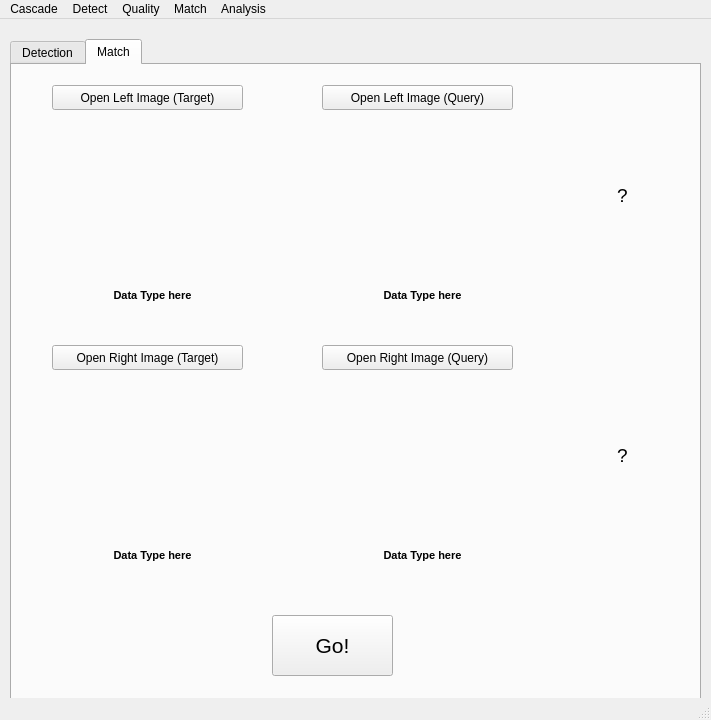
<?xml version="1.0" encoding="UTF-8"?>
<ui version="4.0">
 <class>YooIRIS</class>
 <widget class="QMainWindow" name="YooIRIS">
  <property name="geometry">
   <rect>
    <x>0</x>
    <y>0</y>
    <width>711</width>
    <height>720</height>
   </rect>
  </property>
  <property name="maximumSize">
   <size>
    <width>715</width>
    <height>720</height>
   </size>
  </property>
  <property name="windowTitle">
   <string>VASIR Beta 2.2</string>
  </property>
  <widget class="QWidget" name="m_centralwidget">
   <widget class="QTabWidget" name="tabWidget">
    <property name="geometry">
     <rect>
      <x>10</x>
      <y>20</y>
      <width>691</width>
      <height>661</height>
     </rect>
    </property>
    <property name="baseSize">
     <size>
      <width>0</width>
      <height>2</height>
     </size>
    </property>
    <property name="currentIndex">
     <number>1</number>
    </property>
    <widget class="QWidget" name="Detection">
     <attribute name="title">
      <string>Detection</string>
     </attribute>
     <widget class="ImageWidget" name="imgWidget" native="true">
      <property name="geometry">
       <rect>
        <x>10</x>
        <y>10</y>
        <width>661</width>
        <height>611</height>
       </rect>
      </property>
     </widget>
    </widget>
    <widget class="QWidget" name="Match">
     <attribute name="title">
      <string>Match</string>
     </attribute>
     <widget class="ImageWidget" name="imgLeftWidget1" native="true">
      <property name="geometry">
       <rect>
        <x>19</x>
        <y>50</y>
        <width>241</width>
        <height>160</height>
       </rect>
      </property>
     </widget>
     <widget class="QPushButton" name="btnOpenLeft1">
      <property name="geometry">
       <rect>
        <x>40</x>
        <y>20</y>
        <width>191</width>
        <height>25</height>
       </rect>
      </property>
      <property name="text">
       <string>Open Left Image (Target)</string>
      </property>
     </widget>
     <widget class="ImageWidget" name="imgLeftWidget2" native="true">
      <property name="geometry">
       <rect>
        <x>289</x>
        <y>50</y>
        <width>241</width>
        <height>160</height>
       </rect>
      </property>
     </widget>
     <widget class="QPushButton" name="btnOpenLeft2">
      <property name="geometry">
       <rect>
        <x>310</x>
        <y>20</y>
        <width>191</width>
        <height>25</height>
       </rect>
      </property>
      <property name="text">
       <string>Open Left Image (Query)</string>
      </property>
     </widget>
     <widget class="QPushButton" name="btnOpenRight1">
      <property name="geometry">
       <rect>
        <x>40</x>
        <y>280</y>
        <width>191</width>
        <height>25</height>
       </rect>
      </property>
      <property name="text">
       <string>Open Right Image (Target)</string>
      </property>
     </widget>
     <widget class="QPushButton" name="btnOpenRight2">
      <property name="geometry">
       <rect>
        <x>310</x>
        <y>280</y>
        <width>191</width>
        <height>25</height>
       </rect>
      </property>
      <property name="text">
       <string>Open Right Image (Query)</string>
      </property>
     </widget>
     <widget class="ImageWidget" name="imgRightWidget1" native="true">
      <property name="enabled">
       <bool>true</bool>
      </property>
      <property name="geometry">
       <rect>
        <x>19</x>
        <y>310</y>
        <width>241</width>
        <height>160</height>
       </rect>
      </property>
     </widget>
     <widget class="ImageWidget" name="imgRightWidget2" native="true">
      <property name="geometry">
       <rect>
        <x>289</x>
        <y>310</y>
        <width>241</width>
        <height>160</height>
       </rect>
      </property>
     </widget>
     <widget class="QPushButton" name="btnGoMatch">
      <property name="geometry">
       <rect>
        <x>260</x>
        <y>550</y>
        <width>121</width>
        <height>61</height>
       </rect>
      </property>
      <property name="font">
       <font>
        <pointsize>16</pointsize>
       </font>
      </property>
      <property name="text">
       <string>Go!</string>
      </property>
     </widget>
     <widget class="QLabel" name="txtLeftResult">
      <property name="geometry">
       <rect>
        <x>550</x>
        <y>50</y>
        <width>121</width>
        <height>160</height>
       </rect>
      </property>
      <property name="font">
       <font>
        <pointsize>14</pointsize>
       </font>
      </property>
      <property name="text">
       <string>?</string>
      </property>
      <property name="alignment">
       <set>Qt::AlignCenter</set>
      </property>
     </widget>
     <widget class="QLabel" name="txtRightResult">
      <property name="geometry">
       <rect>
        <x>550</x>
        <y>310</y>
        <width>121</width>
        <height>160</height>
       </rect>
      </property>
      <property name="font">
       <font>
        <pointsize>14</pointsize>
       </font>
      </property>
      <property name="text">
       <string>?</string>
      </property>
      <property name="alignment">
       <set>Qt::AlignCenter</set>
      </property>
     </widget>
     <widget class="QLabel" name="txtLeftDataType1">
      <property name="geometry">
       <rect>
        <x>40</x>
        <y>220</y>
        <width>201</width>
        <height>21</height>
       </rect>
      </property>
      <property name="font">
       <font>
        <pointsize>8</pointsize>
        <weight>75</weight>
        <bold>true</bold>
        <strikeout>false</strikeout>
       </font>
      </property>
      <property name="text">
       <string>Data Type here</string>
      </property>
      <property name="scaledContents">
       <bool>false</bool>
      </property>
      <property name="alignment">
       <set>Qt::AlignCenter</set>
      </property>
     </widget>
     <widget class="QLabel" name="txtLeftDataType2">
      <property name="geometry">
       <rect>
        <x>310</x>
        <y>220</y>
        <width>201</width>
        <height>21</height>
       </rect>
      </property>
      <property name="font">
       <font>
        <pointsize>8</pointsize>
        <weight>75</weight>
        <bold>true</bold>
        <strikeout>false</strikeout>
       </font>
      </property>
      <property name="text">
       <string>Data Type here</string>
      </property>
      <property name="scaledContents">
       <bool>false</bool>
      </property>
      <property name="alignment">
       <set>Qt::AlignCenter</set>
      </property>
     </widget>
     <widget class="QLabel" name="txtRightDataType1">
      <property name="geometry">
       <rect>
        <x>40</x>
        <y>480</y>
        <width>201</width>
        <height>21</height>
       </rect>
      </property>
      <property name="font">
       <font>
        <pointsize>8</pointsize>
        <weight>75</weight>
        <bold>true</bold>
        <strikeout>false</strikeout>
       </font>
      </property>
      <property name="text">
       <string>Data Type here</string>
      </property>
      <property name="scaledContents">
       <bool>false</bool>
      </property>
      <property name="alignment">
       <set>Qt::AlignCenter</set>
      </property>
     </widget>
     <widget class="QLabel" name="txtRightDataType2">
      <property name="geometry">
       <rect>
        <x>310</x>
        <y>480</y>
        <width>201</width>
        <height>21</height>
       </rect>
      </property>
      <property name="font">
       <font>
        <pointsize>8</pointsize>
        <weight>75</weight>
        <bold>true</bold>
        <strikeout>false</strikeout>
       </font>
      </property>
      <property name="text">
       <string>Data Type here</string>
      </property>
      <property name="scaledContents">
       <bool>false</bool>
      </property>
      <property name="alignment">
       <set>Qt::AlignCenter</set>
      </property>
     </widget>
    </widget>
   </widget>
  </widget>
  <widget class="QMenuBar" name="m_menuBar">
   <property name="geometry">
    <rect>
     <x>0</x>
     <y>0</y>
     <width>711</width>
     <height>26</height>
    </rect>
   </property>
   <widget class="QMenu" name="menuFiles">
    <property name="title">
     <string>Detect</string>
    </property>
    <addaction name="actionOpen_AVI"/>
    <addaction name="separator"/>
    <addaction name="actionOpen_IRIS_AVI"/>
    <addaction name="separator"/>
    <addaction name="actionOpen_CAM"/>
   </widget>
   <widget class="QMenu" name="menuCascade">
    <property name="title">
     <string>Cascade</string>
    </property>
    <addaction name="actionSelect_cascade"/>
   </widget>
   <widget class="QMenu" name="menuMatch">
    <property name="title">
     <string>Match</string>
    </property>
    <addaction name="actionStart_Match"/>
   </widget>
   <widget class="QMenu" name="menuQuality">
    <property name="title">
     <string>Quality</string>
    </property>
    <addaction name="actionImage_Quality"/>
   </widget>
   <widget class="QMenu" name="menuAnalysis">
    <property name="title">
     <string>Analysis</string>
    </property>
    <addaction name="actionReports"/>
   </widget>
   <addaction name="menuCascade"/>
   <addaction name="menuFiles"/>
   <addaction name="menuQuality"/>
   <addaction name="menuMatch"/>
   <addaction name="menuAnalysis"/>
  </widget>
  <widget class="QStatusBar" name="m_statusBar"/>
  <action name="actionOpen_AVI">
   <property name="text">
    <string>Open FACE AVI</string>
   </property>
  </action>
  <action name="actionOpen_CAM">
   <property name="enabled">
    <bool>false</bool>
   </property>
   <property name="text">
    <string>Open CAM</string>
   </property>
  </action>
  <action name="actionSelect_cascade">
   <property name="text">
    <string comment="Select cascade for the eye detection">Select cascade</string>
   </property>
  </action>
  <action name="actionStart_Match">
   <property name="text">
    <string>Choose...</string>
   </property>
  </action>
  <action name="actionOpen_IRIS_AVI">
   <property name="enabled">
    <bool>false</bool>
   </property>
   <property name="text">
    <string>Open IRIS AVI</string>
   </property>
  </action>
  <action name="actionImage_Quality">
   <property name="text">
    <string>Choose...</string>
   </property>
  </action>
  <action name="actionMatching">
   <property name="text">
    <string>Matching</string>
   </property>
  </action>
  <action name="actionNonmatching">
   <property name="text">
    <string>Nonmatching</string>
   </property>
  </action>
  <action name="actionROC">
   <property name="text">
    <string>ROC</string>
   </property>
  </action>
  <action name="actionReducedROC">
   <property name="text">
    <string>ReducedROC</string>
   </property>
  </action>
  <action name="actionReports">
   <property name="text">
    <string>Reports</string>
   </property>
  </action>
 </widget>
 <customwidgets>
  <customwidget>
   <class>ImageWidget</class>
   <extends>QWidget</extends>
   <header>ImageWidget.h</header>
   <container>1</container>
  </customwidget>
 </customwidgets>
 <resources/>
 <connections>
  <connection>
   <sender>actionOpen_AVI</sender>
   <signal>triggered()</signal>
   <receiver>YooIRIS</receiver>
   <slot>OpenAVIFile()</slot>
   <hints>
    <hint type="sourcelabel">
     <x>-1</x>
     <y>-1</y>
    </hint>
    <hint type="destinationlabel">
     <x>399</x>
     <y>299</y>
    </hint>
   </hints>
  </connection>
  <connection>
   <sender>actionOpen_CAM</sender>
   <signal>triggered()</signal>
   <receiver>YooIRIS</receiver>
   <slot>OpenCAM()</slot>
   <hints>
    <hint type="sourcelabel">
     <x>-1</x>
     <y>-1</y>
    </hint>
    <hint type="destinationlabel">
     <x>399</x>
     <y>299</y>
    </hint>
   </hints>
  </connection>
  <connection>
   <sender>actionSelect_cascade</sender>
   <signal>triggered()</signal>
   <receiver>YooIRIS</receiver>
   <slot>SelectCascade()</slot>
   <hints>
    <hint type="sourcelabel">
     <x>-1</x>
     <y>-1</y>
    </hint>
    <hint type="destinationlabel">
     <x>399</x>
     <y>299</y>
    </hint>
   </hints>
  </connection>
  <connection>
   <sender>actionStart_Match</sender>
   <signal>triggered()</signal>
   <receiver>YooIRIS</receiver>
   <slot>StartMatch()</slot>
   <hints>
    <hint type="sourcelabel">
     <x>-1</x>
     <y>-1</y>
    </hint>
    <hint type="destinationlabel">
     <x>399</x>
     <y>299</y>
    </hint>
   </hints>
  </connection>
  <connection>
   <sender>actionOpen_IRIS_AVI</sender>
   <signal>triggered()</signal>
   <receiver>YooIRIS</receiver>
   <slot>OpenIrisAVIFile()</slot>
   <hints>
    <hint type="sourcelabel">
     <x>-1</x>
     <y>-1</y>
    </hint>
    <hint type="destinationlabel">
     <x>399</x>
     <y>299</y>
    </hint>
   </hints>
  </connection>
  <connection>
   <sender>actionImage_Quality</sender>
   <signal>triggered()</signal>
   <receiver>YooIRIS</receiver>
   <slot>checkQuality()</slot>
   <hints>
    <hint type="sourcelabel">
     <x>-1</x>
     <y>-1</y>
    </hint>
    <hint type="destinationlabel">
     <x>399</x>
     <y>299</y>
    </hint>
   </hints>
  </connection>
  <connection>
   <sender>btnOpenLeft1</sender>
   <signal>clicked()</signal>
   <receiver>YooIRIS</receiver>
   <slot>openLeftEye1()</slot>
   <hints>
    <hint type="sourcelabel">
     <x>157</x>
     <y>93</y>
    </hint>
    <hint type="destinationlabel">
     <x>355</x>
     <y>359</y>
    </hint>
   </hints>
  </connection>
  <connection>
   <sender>btnOpenLeft2</sender>
   <signal>clicked()</signal>
   <receiver>YooIRIS</receiver>
   <slot>openLeftEye2()</slot>
   <hints>
    <hint type="sourcelabel">
     <x>447</x>
     <y>93</y>
    </hint>
    <hint type="destinationlabel">
     <x>355</x>
     <y>359</y>
    </hint>
   </hints>
  </connection>
  <connection>
   <sender>btnOpenRight1</sender>
   <signal>clicked()</signal>
   <receiver>YooIRIS</receiver>
   <slot>openRightEye1()</slot>
   <hints>
    <hint type="sourcelabel">
     <x>52</x>
     <y>323</y>
    </hint>
    <hint type="destinationlabel">
     <x>355</x>
     <y>359</y>
    </hint>
   </hints>
  </connection>
  <connection>
   <sender>btnOpenRight2</sender>
   <signal>clicked()</signal>
   <receiver>YooIRIS</receiver>
   <slot>openRightEye2()</slot>
   <hints>
    <hint type="sourcelabel">
     <x>312</x>
     <y>323</y>
    </hint>
    <hint type="destinationlabel">
     <x>355</x>
     <y>359</y>
    </hint>
   </hints>
  </connection>
  <connection>
   <sender>btnGoMatch</sender>
   <signal>clicked()</signal>
   <receiver>YooIRIS</receiver>
   <slot>goMatch()</slot>
   <hints>
    <hint type="sourcelabel">
     <x>252</x>
     <y>533</y>
    </hint>
    <hint type="destinationlabel">
     <x>355</x>
     <y>359</y>
    </hint>
   </hints>
  </connection>
  <connection>
   <sender>actionReports</sender>
   <signal>triggered()</signal>
   <receiver>YooIRIS</receiver>
   <slot>generateReports()</slot>
   <hints>
    <hint type="sourcelabel">
     <x>-1</x>
     <y>-1</y>
    </hint>
    <hint type="destinationlabel">
     <x>355</x>
     <y>359</y>
    </hint>
   </hints>
  </connection>
 </connections>
 <slots>
  <slot>OpenAVIFile()</slot>
  <slot>OpenCAM()</slot>
  <slot>SelectCascade()</slot>
  <slot>StartMatch()</slot>
  <slot>OpenIrisAVIFile()</slot>
  <slot>checkQuality()</slot>
  <slot>autoStart()</slot>
  <slot>openLeftEye1()</slot>
  <slot>openLeftEye2()</slot>
  <slot>openRightEye1()</slot>
  <slot>openRightEye2()</slot>
  <slot>goMatch()</slot>
  <slot>generateReports()</slot>
 </slots>
</ui>
